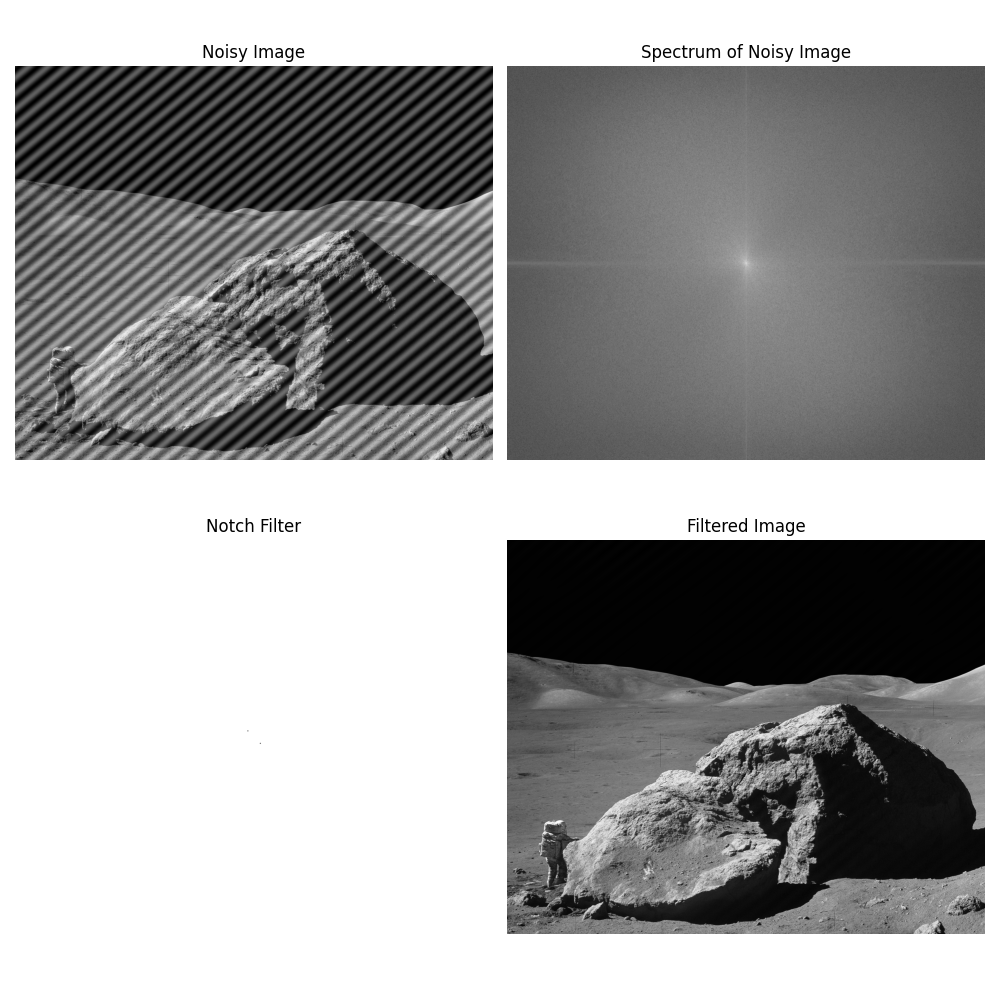

This figure's Python source:

import sys
import os
import numpy as np
import matplotlib.pyplot as plt
from skimage.io import imread
from skimage.util import img_as_float
from libDIPUM.cnotch import cnotch
from libDIPUM.imnoise3 import imnoise3
from libDIP.intScaling4e import intScaling4e
from libDIPUM.data_path import dip_data

# Data
img_name = dip_data('astronaut.tif')
f_orig = imread(img_name)
if f_orig.ndim == 3: f_orig = f_orig[:,:,0] # Use one channel if color
f = img_as_float(f_orig)

M, N = f.shape

# Generate sinusoidal noise pattern
# [r, R, S] = imnoise3(M, N, [25 25], 0.3);
# Note: MATLAB [25 25] means C = [25 25].
# 0.3 is Amplitude A.
r, R, S = imnoise3(M, N, [[25, 25]], A=[0.3])

# Noisy image
g = f + r

# Scaling for display implies mapping range.
# intScaling4e handles this.
gs = intScaling4e(g)

# Spectrum
G_complex = np.fft.fft2(g)
G = np.fft.fftshift(np.abs(G_complex))
Glog = intScaling4e(1 + np.log(G + 1e-9)) # Avoid log(0)

# Create notch filters
impulse_loc = [M//2 + 25, N//2 + 25]
H = cnotch('ideal', 'reject', M, N, [impulse_loc], 2)

# Hc = intScaling4e(fftshift(H));
# cnotch returns uncentered.
Hc = intScaling4e(np.fft.fftshift(H))

# Filter the image
F_g = np.fft.fft2(g)
G_filtered = F_g * H
gf_raw = np.real(np.fft.ifft2(G_filtered))
gf = intScaling4e(gf_raw)

# Eliminated noise (what filtering removed)
noise_eliminated = g - gf_raw
noise_eliminated_s = intScaling4e(noise_eliminated)

# Display results
fig, axes = plt.subplots(2, 2, figsize=(10, 10))

axes[0, 0].imshow(gs, cmap='gray') # Display scaled noisy image
axes[0, 0].set_title('Noisy Image')
axes[0, 0].axis('off')

axes[0, 1].imshow(Glog, cmap='gray')
axes[0, 1].set_title('Spectrum of Noisy Image')
axes[0, 1].axis('off')

axes[1, 0].imshow(Hc, cmap='gray')
axes[1, 0].set_title('Notch Filter')
axes[1, 0].axis('off')

axes[1, 1].imshow(gf, cmap='gray')
axes[1, 1].set_title('Filtered Image')
axes[1, 1].axis('off')

plt.tight_layout()
plt.savefig('Figure516.png')
print("Saved Figure516.png")


# Display eliminated noise in separate figure
plt.figure(figsize=(6, 6))
plt.imshow(noise_eliminated_s, cmap='gray')
plt.title('Eliminated Noise')
plt.axis('off')
plt.tight_layout()
plt.savefig('Figure517.png')
print("Saved Figure517.png")
plt.show()
